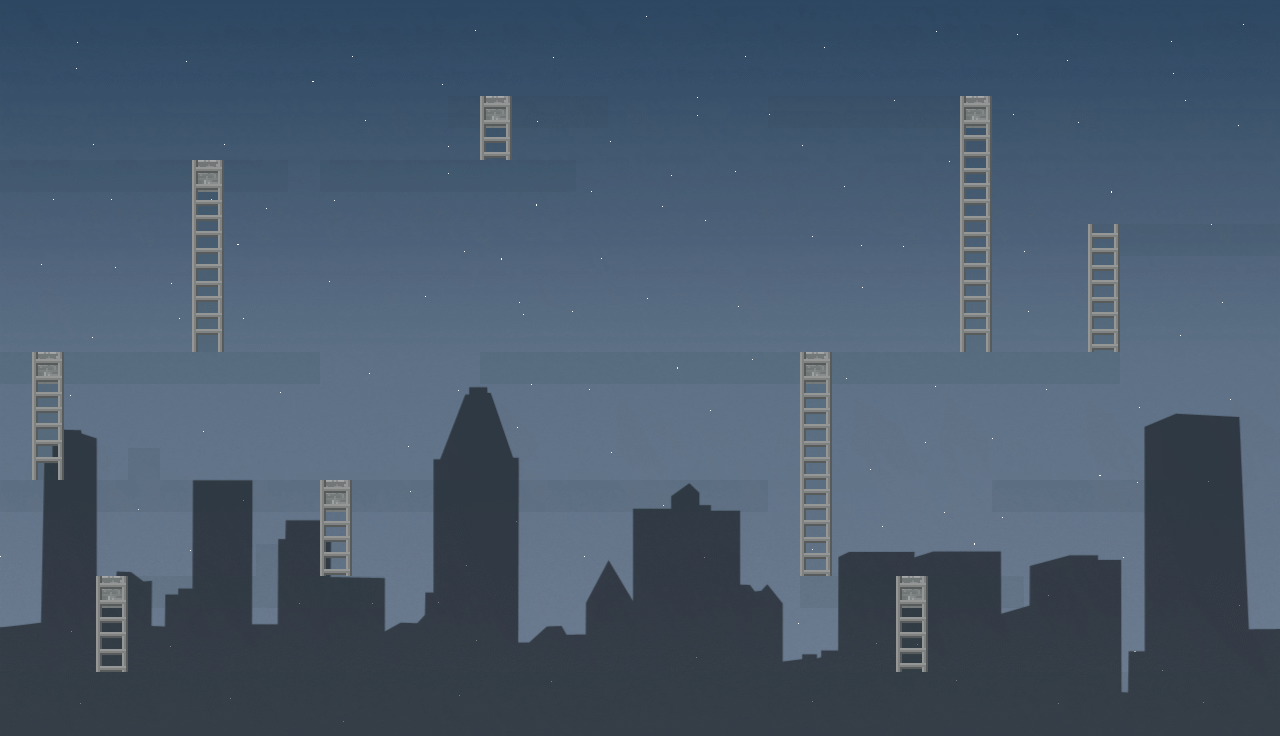

A level layout from a 2D game, rendered from its tile map. Below: a short description, then the map file with tile-grid data replaced by summaries:
An orthogonal 40x23 tile map with 32x32 px tiles, 6 tile layers (Background, Block, Block_Removable, Coins, ...), 1 hidden layer not drawn, 2 tilesets and 3 objects (Player_1, 1, level2).

<map version="1.0" orientation="orthogonal" renderorder="right-down" width="40" height="23" tilewidth="32" tileheight="32" nextobjectid="26">
 <tileset firstgid="1" name="scifi_platformTiles_32x32" tilewidth="32" tileheight="32" tilecount="805" columns="35">
  <image source="scifi_platformTiles_32x32.png" width="1120" height="736" />
 </tileset>
 <tileset firstgid="806" name="bg_star_2" tilewidth="32" tileheight="32" tilecount="920" columns="40">
  <image source="bg_star_2.png" width="1280" height="736" />
 </tileset>
 <layer name="Background" width="40" height="23">
  <data>[920 cells, 920 non-empty, 920 distinct tile ids]</data>
 </layer>
 <layer name="Block" width="40" height="23">
  <properties>
   <property name="solid" type="bool" value="true" />
  </properties>
  <data>[920 cells, 126 non-empty, 1 distinct tile ids]</data>
 </layer>
 <layer name="Block_Removable" width="40" height="23">
  <properties>
   <property name="removable" type="bool" value="true" />
   <property name="solid" type="bool" value="true" />
  </properties>
  <data>[920 cells, 57 non-empty, 1 distinct tile ids]</data>
 </layer>
 <layer name="Coins" width="40" height="23">
  <properties>
   <property name="collectible" type="bool" value="true" />
  </properties>
  <data>[920 cells, 2 non-empty, 1 distinct tile ids]</data>
 </layer>
 <layer name="Leiter" width="40" height="23">
  <properties>
   <property name="climbable" type="bool" value="true" />
  </properties>
  <data>[920 cells, 31 non-empty, 13 distinct tile ids]</data>
 </layer>
 <layer name="Leiter_Top" width="40" height="23">
  <properties>
   <property name="climbable" type="bool" value="true" />
   <property name="solid" type="bool" value="true" />
  </properties>
  <data>[920 cells, 9 non-empty, 2 distinct tile ids]</data>
 </layer>
 <layer name="Seil" width="40" height="23" visible="0">
  <properties>
   <property name="rope" type="bool" value="true" />
  </properties>
  <data>[920 cells, 14 non-empty, 3 distinct tile ids]</data>
 </layer>
 <objectgroup name="Spawn_Locations" visible="0">
  <object id="20" name="Player_1" x="96" y="123" width="32" height="32">
   <properties>
    <property name="players" type="bool" value="true" />
   </properties>
  </object>
  <object id="24" name="Enemies_1" type="1" x="672" y="315" width="32" height="32">
   <properties>
    <property name="enemies" type="bool" value="true" />
   </properties>
  </object>
  <object id="25" name="Exit_Gate" type="level2" x="944" y="32" width="64" height="64" />
 </objectgroup>
</map>